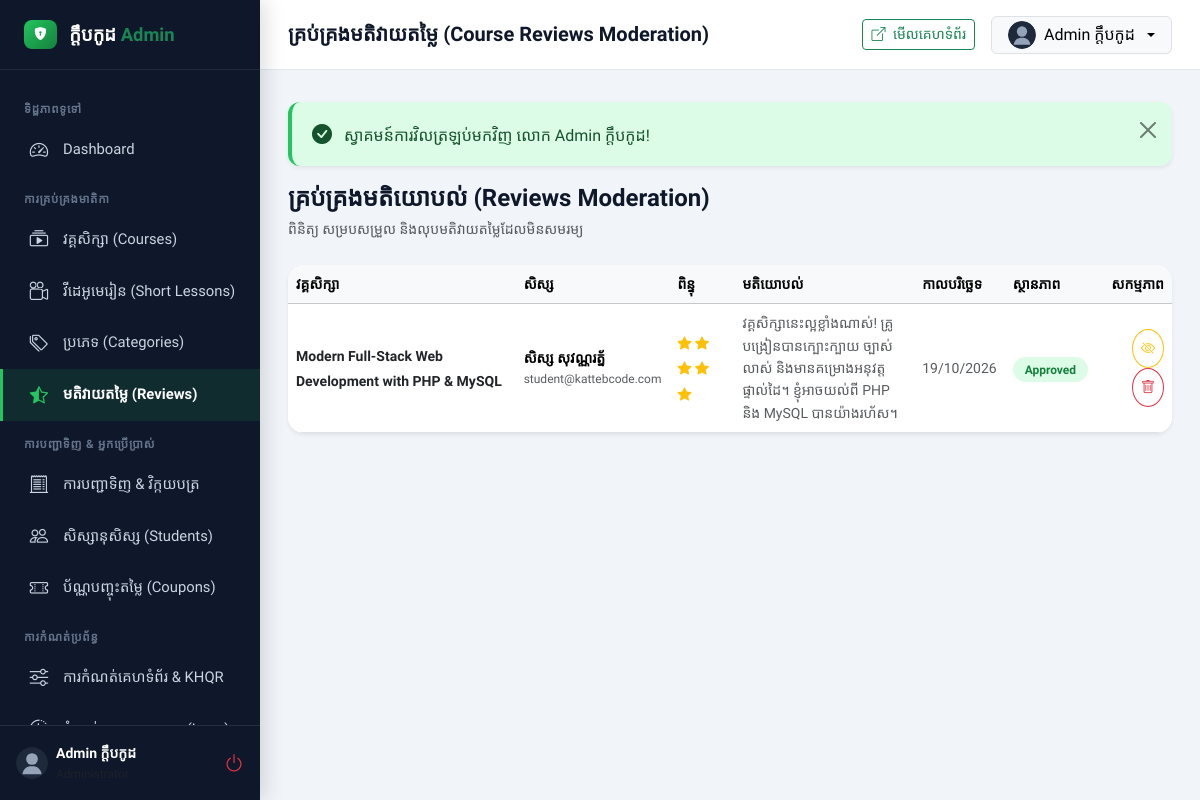
/admin/reviews (signed in), run on the app's committed database.
### tables this page shows
CREATE TABLE `users` (
    `id` INT UNSIGNED AUTO_INCREMENT PRIMARY KEY,
    `name` VARCHAR(120) NOT NULL,
    `email` VARCHAR(150) NOT NULL UNIQUE,
    `password` VARCHAR(255) NOT NULL,
    `phone` VARCHAR(30) NULL,
    `role` ENUM('student', 'instructor', 'admin') NOT NULL DEFAULT 'student',
    `avatar` VARCHAR(255) NULL,
    `headline` VARCHAR(255) NULL,
    `bio` TEXT NULL,
    `status` ENUM('active', 'inactive') NOT NULL DEFAULT 'active',
    `remember_token` VARCHAR(100) NULL,
    `created_at` TIMESTAMP DEFAULT CURRENT_TIMESTAMP,
    `updated_at` TIMESTAMP DEFAULT CURRENT_TIMESTAMP ON UPDATE CURRENT_TIMESTAMP,
    INDEX `idx_users_role` (`role`),
    INDEX `idx_users_status` (`status`)
);

CREATE TABLE `reviews` (
    `id` INT UNSIGNED AUTO_INCREMENT PRIMARY KEY,
    `user_id` INT UNSIGNED NOT NULL,
    `course_id` INT UNSIGNED NOT NULL,
    `rating` TINYINT UNSIGNED NOT NULL DEFAULT 5,
    `comment` TEXT NOT NULL,
    `is_approved` TINYINT(1) NOT NULL DEFAULT 1,
    `created_at` TIMESTAMP DEFAULT CURRENT_TIMESTAMP,
    `updated_at` TIMESTAMP DEFAULT CURRENT_TIMESTAMP ON UPDATE CURRENT_TIMESTAMP,
    CONSTRAINT `fk_reviews_user` FOREIGN KEY (`user_id`) REFERENCES `users` (`id`) ON DELETE CASCADE,
    CONSTRAINT `fk_reviews_course` FOREIGN KEY (`course_id`) REFERENCES `courses` (`id`) ON DELETE CASCADE,
    INDEX `idx_reviews_course` (`course_id`)
);

CREATE TABLE `courses` (
    `id` INT UNSIGNED AUTO_INCREMENT PRIMARY KEY,
    `category_id` INT UNSIGNED NOT NULL,
    `instructor_id` INT UNSIGNED NOT NULL,
    `title` VARCHAR(255) NOT NULL,
    `title_kh` VARCHAR(255) NOT NULL,
    `slug` VARCHAR(255) NOT NULL UNIQUE,
    `short_description` VARCHAR(500) NULL,
    `description` LONGTEXT NULL,
    `requirements` TEXT NULL,
    `target_audience` TEXT NULL,
    `learning_objectives` TEXT NULL,
    `level` ENUM('all', 'beginner', 'intermediate', 'advanced') NOT NULL DEFAULT 'beginner',
    `language` VARCHAR(50) NOT NULL DEFAULT 'ភាសាខ្មែរ (Khmer)',
    `price` DECIMAL(10, 2) NOT NULL DEFAULT 0.00,
    `discount_price` DECIMAL(10, 2) NULL DEFAULT NULL,
    `is_free` TINYINT(1) NOT NULL DEFAULT 0,
    `thumbnail` VARCHAR(255) NULL,
    `video_preview_url` VARCHAR(255) NULL,
    `is_featured` TINYINT(1) NOT NULL DEFAULT 0,
    `is_popular` TINYINT(1) NOT NULL DEFAULT 0,
    `status` ENUM('draft', 'published', 'archived') NOT NULL DEFAULT 'published',
    `duration_minutes` INT NOT NULL DEFAULT 0,
    `total_lessons` INT NOT NULL DEFAULT 0,
    `average_rating` DECIMAL(3, 2) NOT NULL DEFAULT 5.00,
    `review_count` INT NOT NULL DEFAULT 0,
    `created_at` TIMESTAMP DEFAULT CURRENT_TIMESTAMP,
    `updated_at` TIMESTAMP DEFAULT CURRENT_TIMESTAMP ON UPDATE CURRENT_TIMESTAMP,
    CONSTRAINT `fk_courses_category` FOREIGN KEY (`category_id`) REFERENCES `categories` (`id`) ON DELETE RESTRICT,
    CONSTRAINT `fk_courses_instructor` FOREIGN KEY (`instructor_id`) REFERENCES `users` (`id`) ON DELETE RESTRICT,
    INDEX `idx_courses_slug` (`slug`),
    INDEX `idx_courses_status` (`status`),
    INDEX `idx_courses_featured` (`is_featured`),
    INDEX `idx_courses_popular` (`is_popular`),
    INDEX `idx_courses_level` (`level`)
);

### app/Views/admin/reviews/index.php (the view, shortened to what the rows shown need)
<div class="d-flex justify-content-between align-items-center mb-4">
    <div>
        <h4 class="fw-bold mb-1">គ្រប់គ្រងមតិយោបល់ (Reviews Moderation)</h4>
        <p class="text-muted small mb-0">ពិនិត្យ សម្របសម្រួល និងលុបមតិវាយតម្លៃដែលមិនសមរម្យ</p>
    </div>
</div>
<div class="card border-0 shadow-sm rounded-4 bg-white overflow-hidden">
    <div class="table-responsive">
        <table class="table table-hover align-middle mb-0">
            <thead class="table-light">
                <tr class="small text-muted">
                    <th>វគ្គសិក្សា</th>
                    <th>សិស្ស</th>
                    <th>ពិន្ទុ</th>
                    <th>មតិយោបល់</th>
                    <th>កាលបរិច្ឆេទ</th>
                    <th>ស្ថានភាព</th>
                    <th class="text-end">សកម្មភាព</th>
                </tr>
            </thead>
            <tbody>
                <?php if (empty($reviews)): ?>
                    <tr>
                        <td colspan="7" class="text-center py-5 text-muted">មិនមានមតិវាយតម្លៃនៅឡើយទេ</td>
                    </tr>
                <?php else: ?>
                    <?php foreach ($reviews as $rev): ?>
                        <tr>
                            <td>
                                <a href="<?= url('/course/' . $rev['course_slug']) ?>" target="_blank" class="fw-bold small text-dark text-decoration-none">
                                    <?= e($rev['course_title']) ?>
                                </a>
                            </td>
                            <td>
                                <div class="fw-bold small"><?= e($rev['user_name']) ?></div>
                                <div class="text-muted" style="font-size: 0.75rem;"><?= e($rev['user_email']) ?></div>
                            </td>
                            <td>
                                <span class="text-warning small">
                                    <?= str_repeat('<i class="bi bi-star-fill"></i> ', $rev['rating']) ?>
                                </span>
                            </td>
                            <td class="small text-muted" style="max-width: 300px;">
                                <?= nl2br(e($rev['comment'])) ?>
                            </td>
                            <td class="small text-muted"><?= date('d/m/Y', strtotime($rev['created_at'])) ?></td>
                            <td>
                                <span class="badge-status badge-<?= $rev['is_approved'] ? 'approved' : 'inactive' ?>">
                                    <?= $rev['is_approved'] ? 'Approved' : 'Hidden' ?>
                                </span>
                            </td>
                            <td class="text-end">
                                <form action="<?= url('/admin/reviews/' . $rev['id'] . '/toggle') ?>" method="POST" class="d-inline">
                                    <button type="submit" class="btn btn-sm btn-outline-<?= $rev['is_approved'] ? 'warning' : 'success' ?> rounded-circle p-2" title="<?= $rev['is_approved'] ? 'លាក់' : 'បង្ហាញ' ?>">
                                        <i class="bi bi-<?= $rev['is_approved'] ? 'eye-slash' : 'eye' ?>"></i>
                                    </button>
                                </form>
                                <form action="<?= url('/admin/reviews/' . $rev['id'] . '/delete') ?>" method="POST" class="d-inline form-confirm-action" data-confirm-message="តើអ្នកប្រាកដជាចង់លុបមតិនេះមែនទេ?">
                                    <button type="submit" class="btn btn-sm btn-outline-danger rounded-circle p-2" title="លុប">
                                        <i class="bi bi-trash"></i>
                                    </button>
                                </form>
                            </td>
                        </tr>
                    <?php endforeach; ?>
                <?php endif; ?>
            </tbody>
        </table>
    </div>
</div>

### app/Core/Router.php (shortened to what the rows shown need)
<?php
class Router {
    private array $routes = [];
    private array $groupMiddleware = [];
    private string $groupPrefix = '';
    public function group(array $attributes, callable $callback): void {
        $previousPrefix = $this->groupPrefix;
        $previousMiddleware = $this->groupMiddleware;
        if (isset($attributes['prefix'])) {
            $this->groupPrefix = rtrim($this->groupPrefix . '/' . trim($attributes['prefix'], '/'), '/');
        }
        if (isset($attributes['middleware'])) {
            $middlewares = is_array($attributes['middleware']) ? $attributes['middleware'] : [$attributes['middleware']];
            $this->groupMiddleware = array_merge($this->groupMiddleware, $middlewares);
        }
        $this->groupPrefix = $previousPrefix;
        $this->groupMiddleware = $previousMiddleware;
    }
    private function addRoute(string $method, string $path, array|callable $action, array|string $middleware = []): self {
        $fullPath = $this->groupPrefix . '/' . trim($path, '/');
        $fullPath = '/' . trim($fullPath, '/');
        $middlewares = is_array($middleware) ? $middleware : ($middleware ? [$middleware] : []);
        $allMiddlewares = array_merge($this->groupMiddleware, $middlewares);
        $this->routes[] = [
            'method'     => $method,
            'path'       => $fullPath,
            'action'     => $action,
            'middleware' => $allMiddlewares
        ];
        return $this;
    }
    public function dispatch(Request $request): void {
        $method = $request->method();
        $uri = $request->uri();
        foreach ($this->routes as $route) {
            if ($route['method'] !== $method) {
                continue;
            }
            $pattern = preg_replace('/\{([a-zA-Z0-9_]+)\}/', '(?P<$1>[^/]+)', $route['path']);
            $pattern = '#^' . $pattern . '$#';
            if (preg_match($pattern, $uri, $matches)) {
                $params = array_filter($matches, 'is_string', ARRAY_FILTER_USE_KEY);
                foreach ($route['middleware'] as $mw) {
                    $mwInstance = is_string($mw) ? new $mw() : $mw;
                    $result = $mwInstance->handle($request);
                }
                $action = $route['action'];
                if (is_array($action)) {
                    [$controllerClass, $methodName] = $action;
                    $controller = new $controllerClass();
                    call_user_func_array([$controller, $methodName], array_values($params));
                    return;
                }
            }
        }
    }
}

### app/Views/layouts/admin_header.php (shortened to what the rows shown need)
<?php
$currentUser = Auth::user();
$currentUri = parse_url($_SERVER['REQUEST_URI'] ?? '', PHP_URL_PATH);
?>
<!DOCTYPE html>
<html lang="km">
<head>
    <link href="https://cdn.jsdelivr.net/npm/bootstrap@5.3.3/dist/css/bootstrap.min.css" rel="stylesheet">
    <link href="https://cdn.jsdelivr.net/npm/bootstrap-icons@1.11.3/font/bootstrap-icons.min.css" rel="stylesheet">
    <link rel="stylesheet" href="<?= asset('css/style.css') ?>">
    <link rel="stylesheet" href="<?= asset('css/admin.css') ?>">
</head>
<body class="admin-body">
<aside class="admin-sidebar">
    <a href="<?= url('/admin') ?>" class="admin-brand">
        <span class="brand-badge"><i class="bi bi-shield-lock-fill"></i></span>
        <span>ក្តឹបកូដ <span class="text-success">Admin</span></span>
    </a>
    <div class="admin-nav">
        <div class="admin-nav-category">ទិដ្ឋភាពទូទៅ</div>
        <a href="<?= url('/admin') ?>" class="admin-nav-item <?= str_ends_with($currentUri, '/admin') || str_contains($currentUri, '/admin/dashboard') ? 'active' : '' ?>">
            <i class="bi bi-speedometer2"></i> <span>Dashboard</span>
        </a>
        <div class="admin-nav-category">ការគ្រប់គ្រងមាតិកា</div>
        <a href="<?= url('/admin/courses') ?>" class="admin-nav-item <?= str_contains($currentUri, '/admin/courses') && !str_contains($currentUri, '/admin/lessons') ? 'active' : '' ?>">
            <i class="bi bi-collection-play"></i> <span>វគ្គសិក្សា (Courses)</span>
        </a>
        <a href="<?= url('/admin/lessons') ?>" class="admin-nav-item <?= str_contains($currentUri, '/admin/lessons') ? 'active' : '' ?>">
            <i class="bi bi-camera-reels"></i> <span>វីដេអូមេរៀន (Short Lessons)</span>
        </a>
        <a href="<?= url('/admin/categories') ?>" class="admin-nav-item <?= str_contains($currentUri, '/admin/categories') ? 'active' : '' ?>">
            <i class="bi bi-tags"></i> <span>ប្រភេទ (Categories)</span>
        </a>
        <a href="<?= url('/admin/reviews') ?>" class="admin-nav-item <?= str_contains($currentUri, '/admin/reviews') ? 'active' : '' ?>">
            <i class="bi bi-star-half"></i> <span>មតិវាយតម្លៃ (Reviews)</span>
        </a>
        <div class="admin-nav-category">ការបញ្ជាទិញ & អ្នកប្រើប្រាស់</div>
        <a href="<?= url('/admin/orders') ?>" class="admin-nav-item <?= str_contains($currentUri, '/admin/orders') ? 'active' : '' ?>">
            <i class="bi bi-receipt-cutoff"></i> <span>ការបញ្ជាទិញ & វិក្កយបត្រ</span>
        </a>
        <a href="<?= url('/admin/students') ?>" class="admin-nav-item <?= str_contains($currentUri, '/admin/students') ? 'active' : '' ?>">
            <i class="bi bi-people"></i> <span>សិស្សានុសិស្ស (Students)</span>
        </a>
        <a href="<?= url('/admin/coupons') ?>" class="admin-nav-item <?= str_contains($currentUri, '/admin/coupons') ? 'active' : '' ?>">
            <i class="bi bi-ticket-perforated"></i> <span>ប័ណ្ណបញ្ចុះតម្លៃ (Coupons)</span>
        </a>
        <div class="admin-nav-category">ការកំណត់ប្រព័ន្ធ</div>
        <a href="<?= url('/admin/settings') ?>" class="admin-nav-item <?= str_contains($currentUri, '/admin/settings') ? 'active' : '' ?>">
            <i class="bi bi-sliders"></i> <span>ការកំណត់គេហទំព័រ & KHQR</span>
        </a>
        <a href="<?= url('/admin/logs') ?>" class="admin-nav-item <?= str_contains($currentUri, '/admin/logs') ? 'active' : '' ?>">
            <i class="bi bi-clock-history"></i> <span>កំណត់ហេតុសកម្មភាព (Logs)</span>
        </a>
    </div>
    <div class="p-3 border-top border-secondary border-opacity-25 d-flex align-items-center justify-content-between">
        <div class="d-flex align-items-center gap-2 overflow-hidden">
            <img src="<?= asset('images/default-avatar.svg') ?>" class="rounded-circle" width="32" height="32" alt="Admin">
            <div class="text-truncate">
                <div class="small fw-bold text-white text-truncate"><?= e($currentUser['name']) ?></div>
                <div class="text-muted" style="font-size: 0.75rem;">Administrator</div>
            </div>
        </div>
        <a href="<?= url('/logout') ?>" class="text-danger" title="ចាកចេញ"><i class="bi bi-power fs-5"></i></a>
    </div>
</aside>
<div class="admin-main">
    <header class="admin-topbar">
        <div class="d-flex align-items-center gap-3">
            <h5 class="mb-0 fw-bold"><?= e($title ?? 'ផ្ទាំងគ្រប់គ្រង') ?></h5>
        </div>
        <div class="d-flex align-items-center gap-3">
            <a href="<?= url('/') ?>" target="_blank" class="btn btn-sm btn-outline-success">
                <i class="bi bi-box-arrow-up-right me-1"></i> មើលគេហទំព័រ
            </a>
            <div class="dropdown">
                <button class="btn btn-light d-flex align-items-center gap-2 dropdown-toggle py-1 px-3 border" data-bs-toggle="dropdown">
                    <img src="<?= asset('images/default-avatar.svg') ?>" class="rounded-circle" width="28" height="28" alt="Admin">
                    <span><?= e($currentUser['name']) ?></span>
                </button>
            </div>
        </div>
    </header>
    <div class="admin-content-body">
        <?php if (\App\Helpers\Session::hasFlash('success')): ?>
            <div class="alert alert-success alert-dismissible fade show shadow-sm" role="alert">
                <i class="bi bi-check-circle-fill me-2 fs-5"></i>
                <?= e(\App\Helpers\Session::getFlash('success')) ?>
                <button type="button" class="btn-close" data-bs-dismiss="alert"></button>
            </div>
        <?php endif; ?>

### data on the page
users: name "Admin ក្តឹបកូដ"
reviews: course.title "Modern Full-Stack Web Development with PHP & MySQL", user.name "សិស្ស សុវណ្ណរត្ន័", user.email "student@kattebcode.com", comment "វគ្គសិក្សានេះល្អខ្លាំងណាស់! គ្រូបង្រៀនបានក្បោះក្បាយ ច្បាស់លាស់ និងមានគម្រោងអនុវត្តផ្ទាល់ដៃ។ ខ្ញុំអាចយល់ពី PHP និង MySQL បានយ៉ាងរហ័ស។", created_at "19/10/2026", is_approved "Approved"
